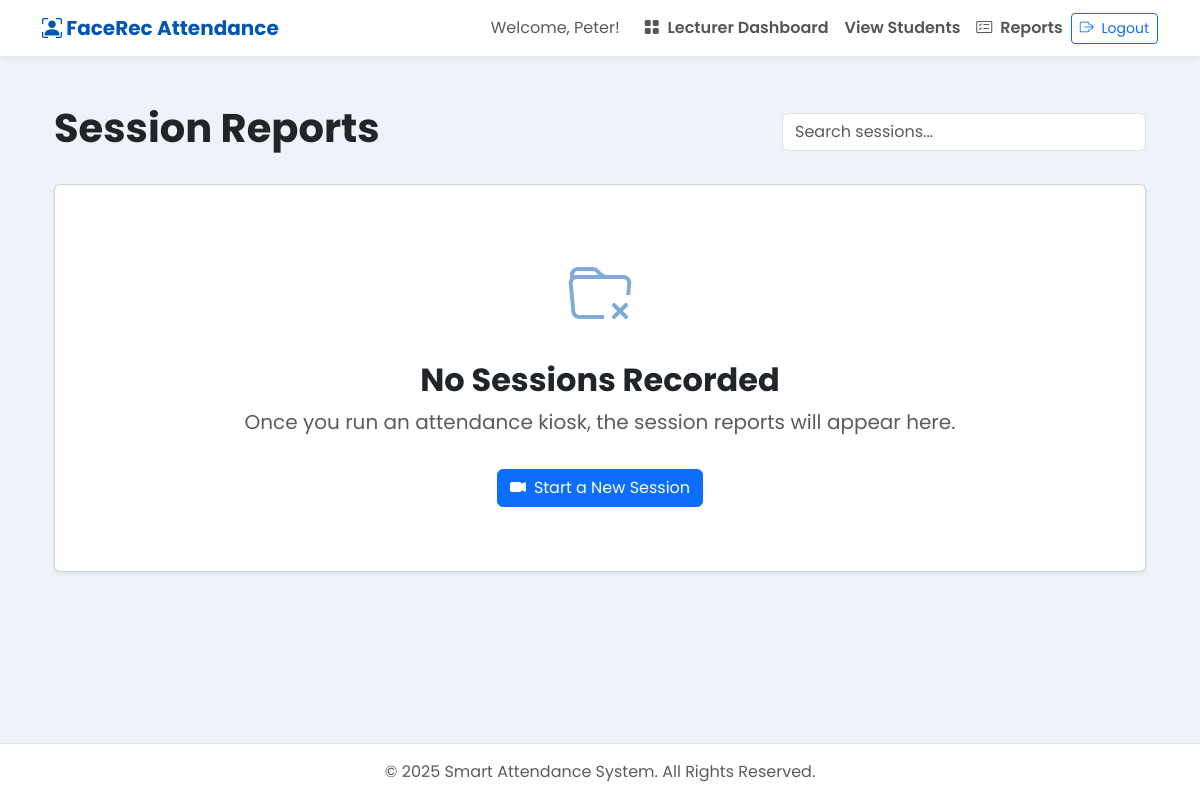
Page /dashboard/sessions/ (signed in) on the earlier database version.
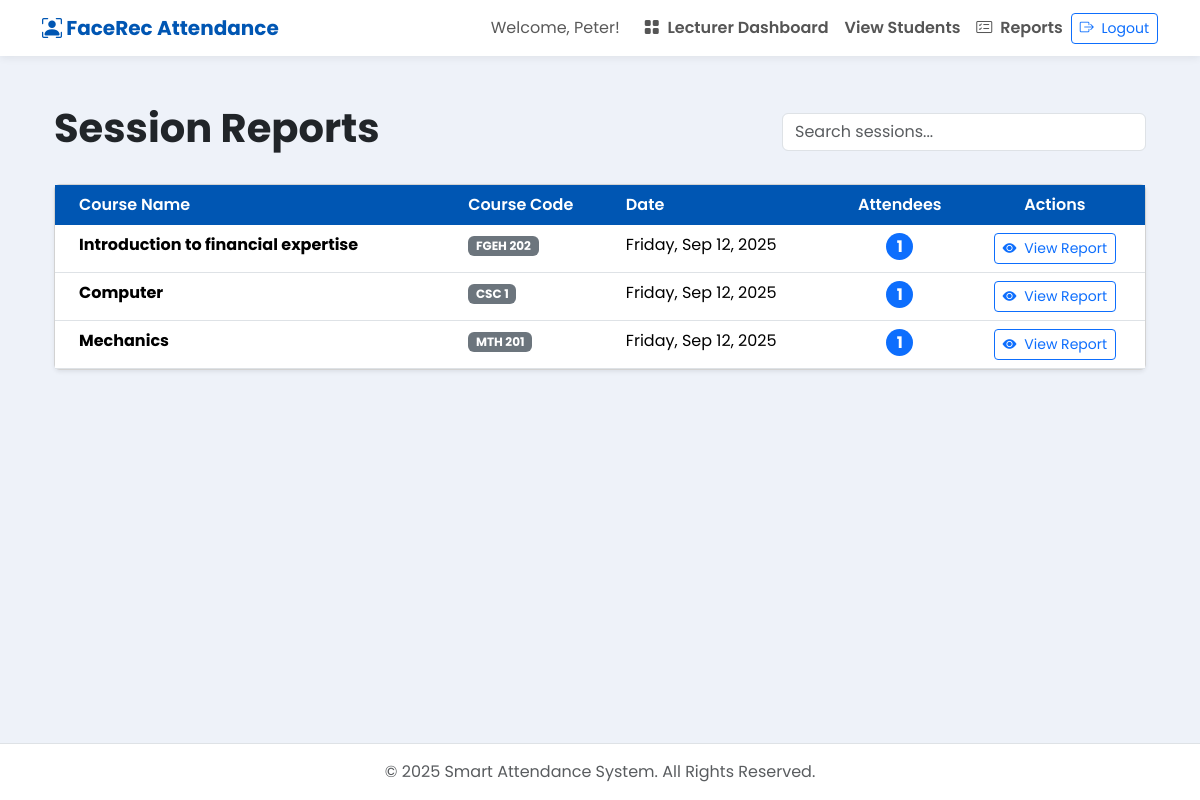
Same page on the later database version.
### attendance/models.py (models this page shows, shortened)
class AttendanceSession(models.Model):
    course = models.ForeignKey(Course, on_delete=models.CASCADE)
    created_at = models.DateTimeField(auto_now_add=True)
    start_time = models.DateTimeField(default=timezone.now)
    end_time = models.DateTimeField(default=timezone.now)
    is_active = models.BooleanField(default=True)

class Course(models.Model):
    course_code = models.CharField(max_length=20, unique=True)
    course_name = models.CharField(max_length=200)
    lecturer = models.ForeignKey(User, on_delete=models.CASCADE)
    enrolled_students = models.ManyToManyField('Student', related_name='courses', blank=True)

### attendance/views.py (the view)
# urls.py: path('dashboard/sessions/', views.session_list, name='session_list'),
@login_required
@user_passes_test(is_lecturer, login_url='login', redirect_field_name=None)
def session_list(request):
    sessions = AttendanceSession.objects.filter(
        course__lecturer=request.user
    ).select_related('course').annotate(
        attendee_count=Count('records')
    ).order_by('-created_at')
    return render(request, 'attendance/session_list.html', {'sessions': sessions})

### attendance/views.py (called while the page is built)
def is_lecturer(user):
    return user.is_staff

### attendance/templates/attendance/session_list.html (shortened to what this page needs)
{% extends 'attendance/base.html' %}
{% block content %}
<link rel="stylesheet" href="https://cdn.jsdelivr.net/npm/bootstrap-icons@1.11.3/font/bootstrap-icons.min.css">
<div class="container mt-4">
    <div class="d-flex flex-wrap justify-content-between align-items-center mb-4">
        <h1 class="display-6 fw-bold">Session Reports</h1>
        <div class="col-12 col-md-4">
            <input type="text" id="searchInput" class="form-control" placeholder="Search sessions...">
        </div>
    </div>
    <div class="card shadow-sm">
        <div class="card-body p-0">
             {% if sessions %}
                <div class="table-responsive">
                    <table class="table table-hover mb-0" id="sessionsTable">
                        <thead>
                            <tr>
                                <th scope="col" class="ps-4">Course Name</th>
                                <th scope="col">Course Code</th>
                                <th scope="col">Date</th>
                                <th scope="col" class="text-center">Attendees</th>
                                <th scope="col" class="text-center">Actions</th>
                            </tr>
                        </thead>
                        <tbody>
                            {% for session in sessions %}
                                <tr>
                                    <td class="ps-4 fw-bold">{{ session.course.course_name }}</td>
                                    <td><span class="badge bg-secondary">{{ session.course.course_code }}</span></td>
                                    <td>{{ session.created_at|date:"l, M d, Y" }}</td>
                                    <td class="text-center">
                                        <span class="badge bg-primary rounded-pill fs-6">{{ session.attendee_count }}</span>
                                    </td>
                                    <td class="text-center">
                                        <a href="{% url 'session_detail' session.id %}" class="btn btn-outline-primary btn-sm">
                                            <i class="bi bi-eye-fill me-1"></i> View Report
                                        </a>
                                    </td>
                                </tr>
                            {% endfor %}
                        </tbody>
                    </table>
                </div>
            {% else %}
                <div class="empty-state">
                    <div class="icon mb-3"><i class="bi bi-folder-x"></i></div>
                    <h2 class="fw-bold">No Sessions Recorded</h2>
                    <p class="text-muted fs-5">
                        Once you run an attendance kiosk, the session reports will appear here.
                    </p>
                    <a href="{% url 'lecturer_dashboard' %}" class="btn btn-primary mt-3">
                        <i class="bi bi-camera-video-fill me-2"></i>Start a New Session
                    </a>
                </div>
            {% endif %}
        </div>
    </div>
</div>
{% endblock %}

Differences in the rows shown:
added AttendanceSession: course.course_name "Introduction to financial expertise", course.course_code "FGEH 202", created_at "Friday, Sep 12, 2025", attendee_count "1"
added AttendanceSession: course.course_name "Computer", course.course_code "CSC 1", created_at "Friday, Sep 12, 2025", attendee_count "1"
added AttendanceSession: course.course_name "Mechanics", course.course_code "MTH 201", created_at "Friday, Sep 12, 2025", attendee_count "1"
Other differences:
text no longer shown: "No Sessions Recorded Once you run an attendance kiosk, the session reports will appear here. Start a New Session"
text now shown: "Course Name Course Code Date Attendees Actions"
